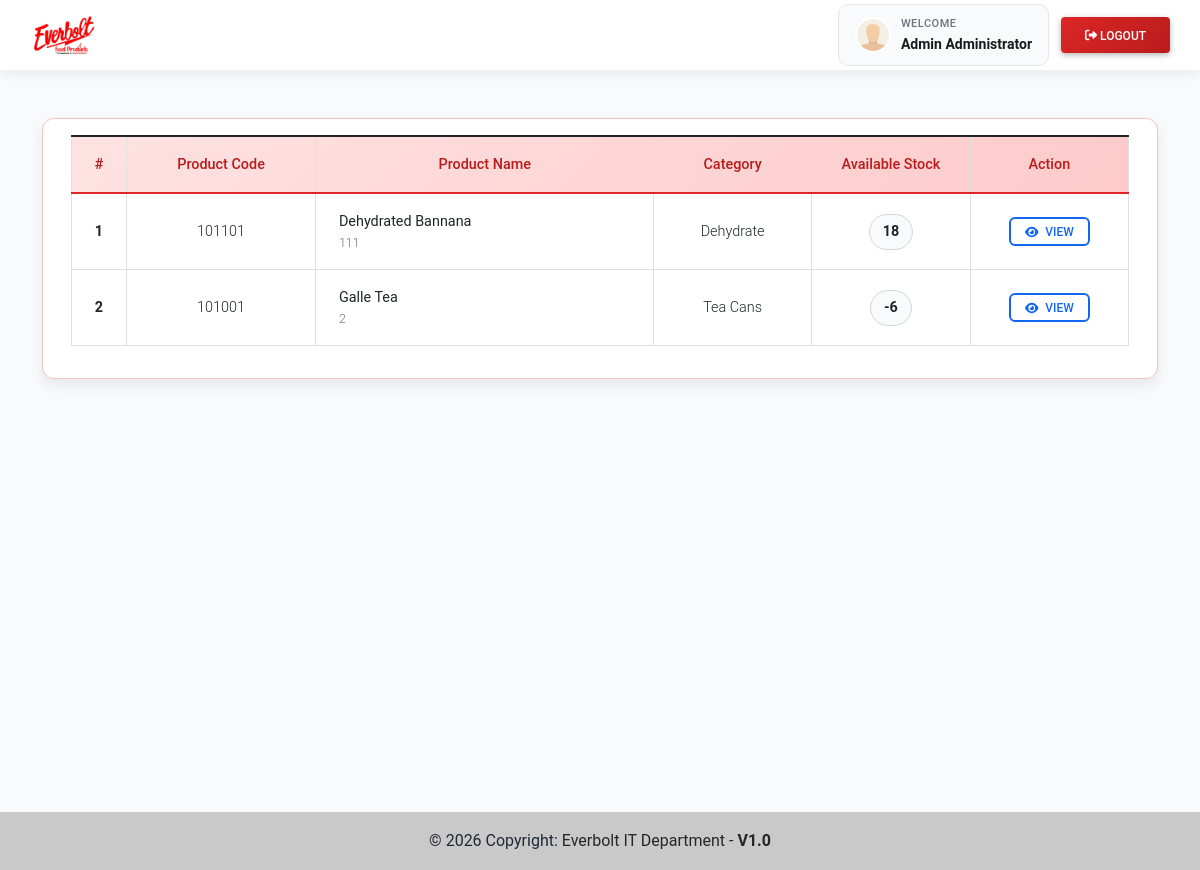
Page /inventory/list/ (signed in) on the committed database.
### imsApp/models.py (models this page shows, shortened)
class Product(models.Model):
    category = models.ForeignKey(
        Category,
        on_delete=models.CASCADE,
        related_name='products'
    )  # category is mandatory (no blank / null)
    code = models.CharField(max_length=100, blank=True, null=True)
    name = models.CharField(max_length=250, blank=True, null=True)
    description = models.TextField()
    price = models.FloatField(default=0)
    image = models.ImageField(
        upload_to='product_images/',
        blank=True,
        null=True
    )  # image is optional
    status = models.CharField(
        max_length=2,
        choices=(('1', 'Active'), ('2', 'Inactive')),
        default=1
    )
    date_created = models.DateTimeField(default=timezone.now)
    date_updated = models.DateTimeField(auto_now=True)
    def count_inventory(self):
        stocks = Stock.objects.filter(product=self)
        stockIn = 0
        stockOut = 0
        for stock in stocks:
            if stock.type == '1':
                stockIn = int(stockIn) + int(stock.quantity)
            else:
                stockOut = int(stockOut) + int(stock.quantity)
        available = stockIn - stockOut
        return available

class Category(models.Model):
    name = models.CharField(max_length=250)
    description = models.TextField()
    status = models.CharField(max_length=2, choices=(('1','Active'),('2','Inactive')), default=1)
    date_created = models.DateTimeField(default=timezone.now)
    date_updated = models.DateTimeField(auto_now=True)

class Stock(models.Model):
    PRODUCT_TYPE_CHOICES = (
        ('Finished', 'Finished'),
        ('Packing', 'Packing'),
        ('Raw', 'Raw'),
    )
    product = models.ForeignKey(Product, on_delete=models.CASCADE)
    quantity = models.FloatField(default=0)
    type = models.CharField(
        max_length=2,
        choices=(('1', 'Stock-in'), ('2', 'Stock-Out')),
        default='1'
    )
    product_type = models.CharField(
        max_length=20,
        choices=PRODUCT_TYPE_CHOICES,
        blank=True,
        null=True
    )
    reason = models.CharField(max_length=100, blank=True, null=True)
    unit = models.CharField(max_length=20, blank=True, null=True)
    date_created = models.DateTimeField(default=timezone.now)
    date_updated = models.DateTimeField(auto_now=True)

### imsApp/views.py (the view)
# urls.py: path('inventory/list/', views.inventory_list, name='inventory-list'),
@login_required
def inventory_list(request):
    products = Product.objects.all().order_by('name')
    context = {
        'products': products
    }
    return render(request, 'inventory/inventory_list.html', context)

### imsApp/templates/inventory/inventory_list.html (shortened to what this page needs)
{% extends 'layouts/base.html' %}
{% load humanize %}
{% block pageContent %}
<div class="col-lg-12 col-md-12 col-sm-12 col-xs-12 inventory-list-page">
    <div class="card inv-card inventory-list-card">
        <div class="card-body">
            <div class="container-fluid">
                <table class="table table-bordered" id="inventory-list-table">
                    <colgroup>
                        <col width="5%">
                        <col width="18%">
                        <col width="32%">
                        <col width="15%">
                        <col width="15%">
                        <col width="15%">
                    </colgroup>
                    <thead>
                        <tr>
                            <th class="text-center">#</th>
                            <th class="text-center">Product Code</th>
                            <th class="text-center">Product Name</th>
                            <th class="text-center">Category</th>
                            <th class="text-center">Available Stock</th>
                            <th class="text-center">Action</th>
                        </tr>
                    </thead>
                    <tbody>
                        {% for product in products %}
                        <tr>
                            <td class="text-center align-middle fw-bold">{{ forloop.counter }}</td>
                            <td class="align-middle text-center">
                                {{ product.code }}
                            </td>
                            <td class="align-middle">
                                <strong>{{ product.name }}</strong>
                                {% if product.description %}
                                <small class="text-muted d-block text-truncate">
                                    {{ product.description }}
                                </small>
                                {% endif %}
                            </td>
                            <td class="align-middle text-center">
                                {% if product.category %}
                                    {{ product.category.name }}
                                {% else %}
                                    <span class="text-muted">—</span>
                                {% endif %}
                            </td>
                            <td class="align-middle text-center">
                                <span class="stock-box">
                                    {{ product.count_inventory|floatformat:0|intcomma }}
                                </span>
                            </td>
                            <td class="align-middle text-center">
                                <a class="btn btn-outline-primary btn-sm view-btn"
                                   href="{% url 'inventory-history-page' product.pk %}">
                                    <i class="fa fa-eye me-1"></i> View
                                </a>
                            </td>
                        </tr>
                        {% endfor %}
                    </tbody>
                </table>
            </div>
        </div>
    </div>
</div>
{% endblock pageContent %}

### imsApp/templates/includes/topNavigation.html (shortened to what this page needs)
{% load static %}
<header>
    <nav class="main-navbar">
        <div class="navbar-container">
            <div class="navbar-content">
                <a href="{% url 'home-page' %}" class="navbar-brand-section">
                    <img src="{{ MEDIA_URL }}/default/logo.jpg"
                         alt="Everbolt Food Products"
                         class="navbar-logo">
                </a>
                <div class="navbar-actions">
                    {% if user.id %}
                    <a href="{% url 'profile' %}" class="user-profile">
                        <img src="{{ MEDIA_URL }}/default/default-avatar.png"
                             class="user-avatar">
                        <div class="user-info">
                            <span class="user-greeting">Welcome</span>
                            <span class="user-name">{{ user.first_name }} {{ user.last_name }}</span>
                        </div>
                    </a>
                    <a href="{% url 'logout' %}" class="btn btn-logout">
                        <i class="fas fa-sign-out-alt"></i> Logout
                    </a>
                    {% else %}
                    <a href="{% url 'login' %}" class="btn btn-login">
                        <i class="fas fa-sign-in-alt"></i> Login
                    </a>
                    {% endif %}
                </div>
            </div>
        </div>
    </nav>
</header>

### static/assets/default/css/style.css (style rules this page uses)
html, body { height: 100%; width: 100%; max-height: 100%; overflow: auto; display: flex; flex-direction: column; }
body>header { flex-shrink: auto; }

### static/css/ims-base.css (style rules this page uses)
:root { --ims-primary: #dc2626; --ims-primary-dark: #b91c1c; --ims-primary-light: #ef4444; --ims-primary-soft: #fee2e2; --ims-primary-soft-2: #fecaca; --ims-bg-soft: #fff5f5; --ims-text: #1f2937; --ims-text-muted: #6b7280; --ims-heading: #111827; --ims-border: #e5e7eb; --ims-border-soft: #f5c2c2; --ims-white: #ffffff; --ims-shadow-sm: 0 1px 3px rgba(0,0,0,.08), 0 1px 2px rgba(0,0,0,.04); --ims-shadow-md: 0 6px 14px rgba(0,0,0,.08); --ims-shadow-lg: 0 12px 28px rgba(220,38,38,.15), 0 6px 12px rgba(220,38,38,.10); --ims-radius-sm: 8px; --ims-radius-md: 10px; --ims-radius-lg: 12px; --ims-radius-xl: 20px; --ims-success: #10b981; --ims-success-dark: #059669; --ims-danger: #ef4444; }
body { color: var(--ims-text); background-color: #f8fafc; }
a { text-decoration: none; }
.text-muted { color: var(--ims-text-muted) !important; }

### static/css/ims-components.css (style rules this page uses)
.card, .card.card-default, .category-card, .product-card, .inv-card, .stock-card, .login-card { border: 1px solid var(--ims-border-soft); border-radius: var(--ims-radius-lg); box-shadow: var(--ims-shadow-md); overflow: hidden; }
.btn-primary, .btn-login, .submit-btn, .btn-logout, #add_new, #add_new_category { background: linear-gradient(135deg, var(--ims-primary) 0%, var(--ims-primary-dark) 100%); border-color: var(--ims-primary); color: var(--ims-white); }
.btn-outline-danger.btn-sm, .edit-data, .delete-data, .edit-category, .delete-category, .view-btn { transition: .25s ease; border-radius: 6px !important; }
.table thead tr, #category-list thead tr, #product-list thead tr, #invoice-list thead tr, .table-custom thead { background: linear-gradient(135deg, var(--ims-primary-soft) 0%, var(--ims-primary-soft-2) 100%); color: var(--ims-primary-dark); font-weight: 700; }
.table thead th, #category-list thead th, #product-list thead th, #invoice-list thead th { border-bottom: 2px solid var(--ims-primary) !important; font-size: .9rem; }
.table tbody tr, #category-list tbody tr, #product-list tbody tr, #invoice-list tbody tr { transition: .2s ease; }
.badge-status, .stock-box, .price-pill, .stats-badge { display: inline-block; border-radius: 999px; font-weight: 600; }
.stock-box, .price-pill { padding: .35rem .8rem; background: #f9fafb; border: 1px solid #d1d5db; font-size: .9rem; }

### static/css/ims-layout.css (style rules this page uses)
.main-navbar { background: var(--ims-white); box-shadow: 0 2px 12px rgba(0,0,0,.08); border-bottom: 1px solid #f0f0f0; padding: 0; position: fixed; top: 0; left: 0; right: 0; z-index: 1000; }
.navbar-container { max-width: 1400px; margin: 0 auto; padding: 0 30px; }
.navbar-content { display: flex; align-items: center; justify-content: space-between; height: 70px; }
.navbar-brand-section { display: flex; align-items: center; }
.navbar-logo { height: 45px; width: auto; transition: transform .3s ease; }
.navbar-actions { display: flex; align-items: center; gap: 12px; }
.user-profile, .mobile-user-profile { display: flex; align-items: center; padding: 10px 16px; background: #f9fafb; border-radius: var(--ims-radius-md); border: 1px solid var(--ims-border); }
.user-avatar { width: 36px; height: 36px; border-radius: 50%; object-fit: cover; margin-right: 10px; border: 2px solid var(--ims-white); }
.user-info { display: flex; flex-direction: column; align-items: flex-start; }
.user-greeting { font-size: 11px; color: var(--ims-text-muted); font-weight: 500; text-transform: uppercase; letter-spacing: .5px; }
.user-name { font-size: 14px; color: #1a1a1a; font-weight: 600; }

### rows in the picture
Product: code "101101", name "Dehydrated Bannana", description "111", category.name "Dehydrate", count_inventory "18"
Product: code "101001", name "Galle Tea", description "2", category.name "Tea Cans", count_inventory "-6"

### other values in the picture
{{ user.first_name }} "Admin"
{{ user.last_name }} "Administrator"
